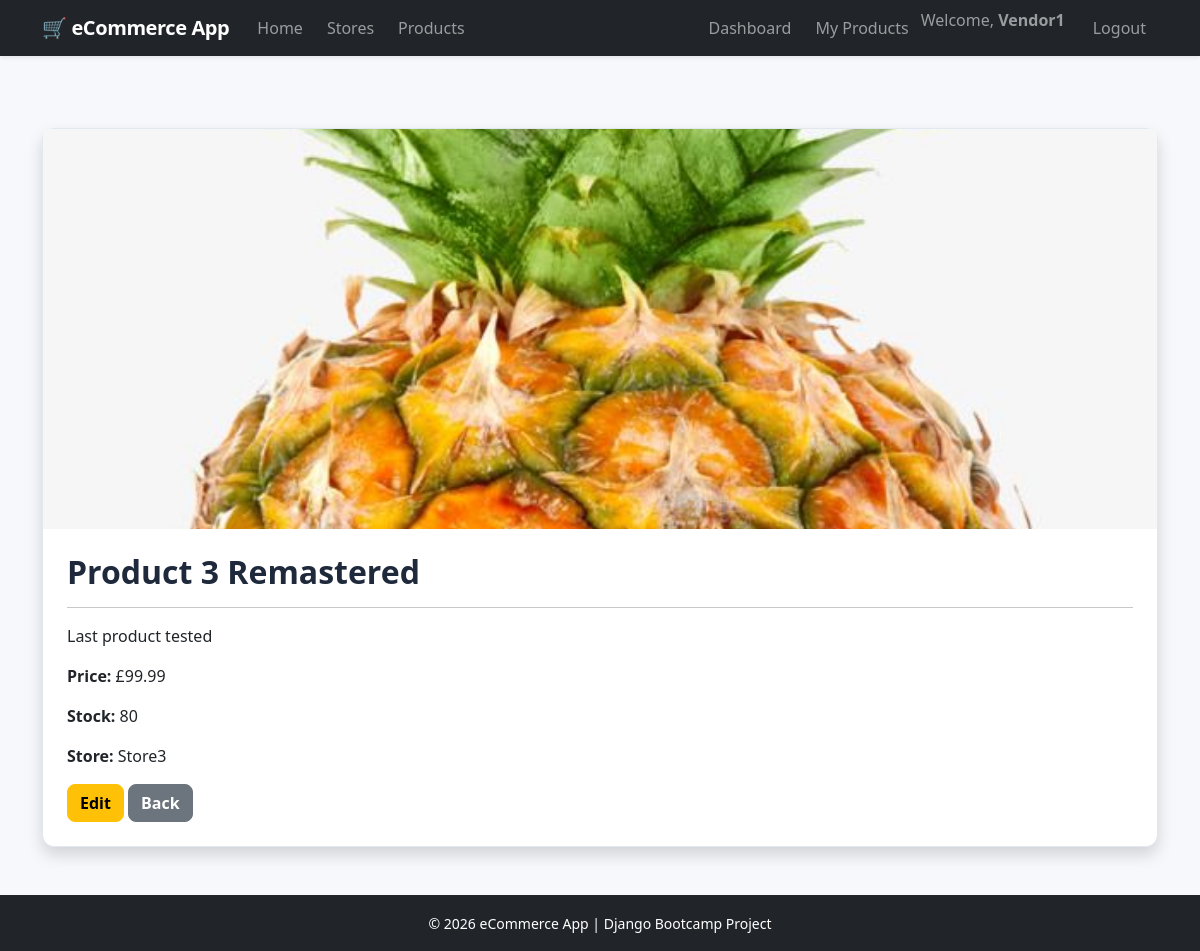
The app's page /products/6/ (signed in) with its own data.
### Store/models.py (models this page shows, shortened)
class Product(models.Model):
    store = models.ForeignKey(
        Store,
        on_delete=models.CASCADE,
        related_name="products",
    )
    name = models.CharField(
        max_length=100
    )
    description = models.TextField(
        blank=True
    )
    price = models.DecimalField(
        max_digits=10,
        decimal_places=2,
    )
    stock = models.PositiveIntegerField(
        default=0
    )
    image = models.ImageField(
        upload_to="products/",
        blank=True,
        null=True,
    )
    available = models.BooleanField(
        default=True
    )
    created_at = models.DateTimeField(
        auto_now_add=True
    )
    updated_at = models.DateTimeField(
        auto_now=True
    )
    class Meta:
        ordering = ["name"]

class Store(models.Model):
    owner = models.ForeignKey(
        User,
        on_delete=models.CASCADE,
        related_name="stores"
    )
    name = models.CharField(max_length=100)
    description = models.TextField(blank=True)
    created_at = models.DateTimeField(auto_now_add=True)

### Store/decorators.py (the view)
    @login_required
    def wrapper(request, *args, **kwargs):
        if request.user.groups.filter(name="Vendor").exists():
            return view_func(request, *args, **kwargs)
        raise PermissionDenied

### Store/utils.py (called while the page is built)
def get_vendor_product(request, pk):
    return get_object_or_404(
        Product,
        pk=pk,
        store__owner=request.user
    )

### Store/views.py (called while the page is built)
@login_required
@vendor_required
def product_detail(request, pk):
    product = get_vendor_product(request, pk)
    return render(
        request,
        "products/product_detail.html",
        {
            "product": product,
        },
    )

### templates/products/product_detail.html
{% extends "base.html" %}
{% block content %}
<div class="card shadow">
{% if product.image %}
<img src="{{ product.image.url }}"
     class="card-img-top"
     style="height:400px;object-fit:cover;">
{% endif %}
<div class="card-body">
<h2>
{{ product.name }}
</h2>
<hr>
<p>
{{ product.description }}
</p>
<p>
<strong>Price:</strong>
£{{ product.price }}
</p>
<p>
<strong>Stock:</strong>
{{ product.stock }}
</p>
<p>
<strong>Store:</strong>
{{ product.store.name }}
</p>
<a href="{% url 'update_product' product.id %}"
class="btn btn-warning">
Edit
</a>
<a href="{% url 'product_list' %}"
class="btn btn-secondary">
Back
</a>
</div>
</div>
{% endblock %}

### templates/base.html (shortened to what this page needs)
{% load static %}
<!DOCTYPE html>
<html lang="en">
<head>
    <link
        href="https://cdn.jsdelivr.net/npm/bootstrap@5.3.3/dist/css/bootstrap.min.css"
        rel="stylesheet">
    <link
        rel="stylesheet"
        href="{% static 'css/style.css' %}">
</head>
<body class="d-flex flex-column min-vh-100">
<nav class="navbar navbar-expand-lg navbar-dark bg-dark shadow-sm">
    <div class="container">
        <a class="navbar-brand" href="{% url 'home' %}">
            🛒 eCommerce App
        </a>
        <div class="collapse navbar-collapse" id="navbarNav">
            <ul class="navbar-nav me-auto">
                <li class="nav-item">
                    <a class="nav-link" href="{% url 'home' %}">
                        Home
                    </a>
                </li>
                <li class="nav-item">
                    <a class="nav-link" href="{% url 'browse_stores' %}">
                        Stores
                    </a>
                </li>
                <li class="nav-item">
                    <a class="nav-link" href="{% url 'browse_products' %}">
                        Products
                    </a>
                </li>
            </ul>
            <ul class="navbar-nav ms-auto">
                {% if user.is_authenticated %}
                    {% if user.groups.all.0.name == "Vendor" %}
                        <li class="nav-item">
                            <a class="nav-link" href="{% url 'dashboard' %}">
                                Dashboard
                            </a>
                        </li>
                        <li class="nav-item">
                            <a class="nav-link" href="{% url 'product_list' %}">
                                My Products
                            </a>
                        </li>
                    {% endif %}
                    <li class="nav-item">
                        <span class="navbar-text me-3">
                            Welcome,
                            <strong>
                                {{ user.username }}
                            </strong>
                        </span>
                    </li>
                    <li class="nav-item">
                        <a class="nav-link" href="{% url 'logout' %}">
                            Logout
                        </a>
                    </li>
                {% endif %}
            </ul>
        </div>
    </div>
</nav>
<main class="container my-5 flex-grow-1">
    {% block content %}
    {% endblock %}
</main>
<footer class="bg-dark text-white text-center py-3 mt-auto">
    <div class="container">
        <small>
            &copy; {% now "Y" %} eCommerce App
            | Django Bootcamp Project
        </small>
    </div>
</footer>
</body>
</html>

### static/css/style.css (style rules this page uses)
:root { --app-bg: #f6f8fb; --app-border: #e2e8f0; --app-heading: #1e293b; }
body { background: var(--app-bg); color: #334155; }
h1, h2, h3, h4, h5, h6 { color: var(--app-heading); font-weight: 700; }
.navbar-brand { font-weight: 700; letter-spacing: -0.02em; }
.nav-link { border-radius: 0.375rem; padding-inline: 0.75rem !important; }
.card { border-color: var(--app-border); border-radius: 0.75rem; }
.card-body { padding: 1.5rem; }
.btn { border-radius: 0.5rem; font-weight: 600; }

### records on screen
Product: image (picture), name "Product 3 Remastered", description "Last product tested", price "99.99", stock "80", store.name "Store3"

### other values on screen
{{ user.username }} "Vendor1"
